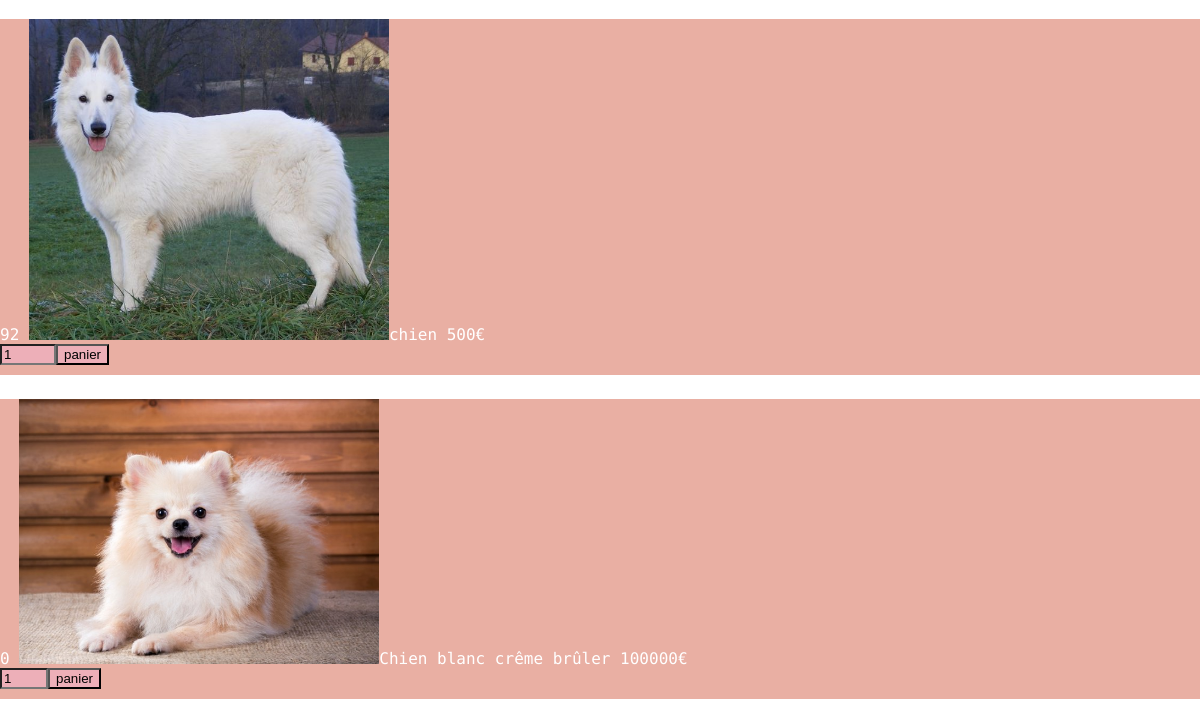
Before: /search.php?recherche=chien with the older database file.
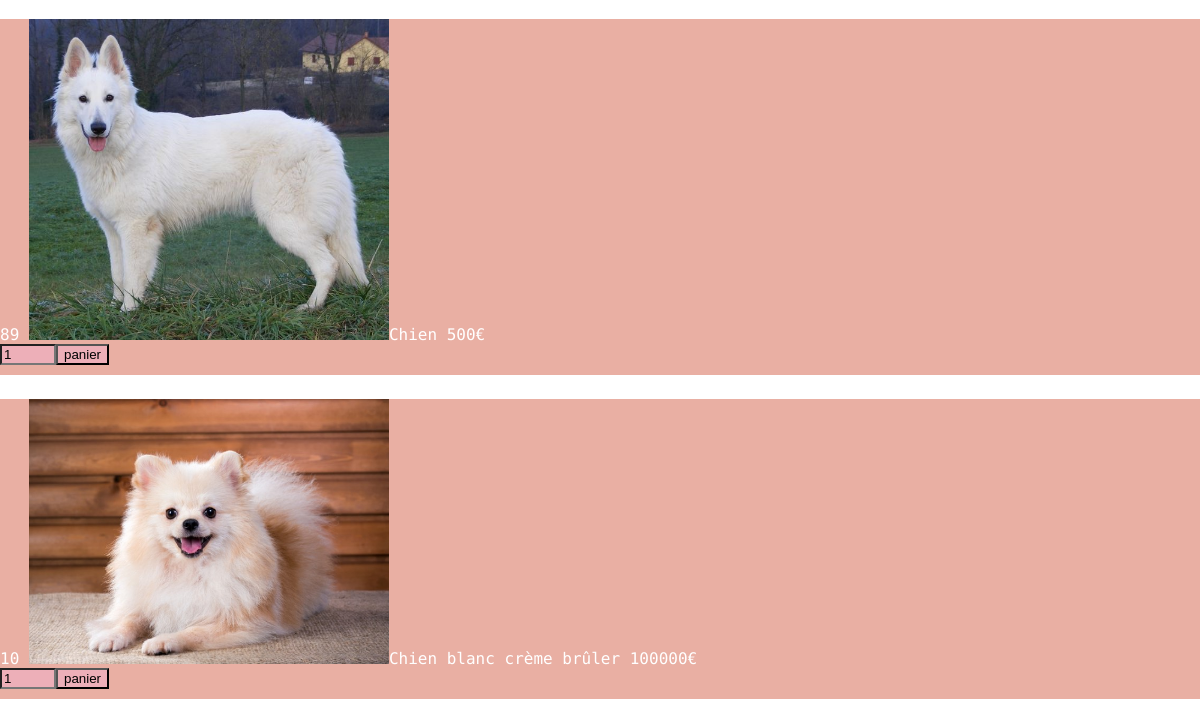
After: the same page with the newer database file.
### tables this page shows
CREATE TABLE IF NOT EXISTS `produit` (
  `IdProduit` int(11) NOT NULL AUTO_INCREMENT,
  `Nom` varchar(255) NOT NULL,
  `Prix` int(11) NOT NULL,
  `QteStock` int(11) NOT NULL,
  `Photo` varchar(255) NOT NULL,
  `Description` text NOT NULL,
  `IdType` int(11) NOT NULL,
  PRIMARY KEY (`IdProduit`)
);

### search.php (the view, shortened to what this page needs)
<!DOCTYPE html>
<html>
<head>
    <link rel="stylesheet" type="text/css" media="screen" href="wegotstyle(Axel).css"/>
</head>
<?php
	$bdd = new PDO('mysql:host=localhost;dbname=felindus;charset=utf8', 'root', '');
	if ( isset($_GET['recherche']) ){
		$recherche=$_GET['recherche'];
		$search= $bdd->query("SELECT * FROM produit WHERE LOWER(Nom) LIKE LOWER('%$recherche%')");
		echo '<div class= "cadre" >';
		while ($objet = $search->fetch()){
			echo('<div class = "Objet">');
			echo($objet['QteStock']);
			echo('<img src="Images/'.$objet['Photo'].'"height=30% width=30%/>');
			echo($objet['Nom']);
			echo('  ');echo($objet['Prix']);echo('€');
			echo('<form form="post">');
				for($i=0;$i<=$objet['QteStock'];$i++)
				{
				}
			echo('<input type="number" min="1" max ="');
			echo($i-1);
			echo('" name="Quantite" value="1">');
			echo('<input type="submit" name="page" value="panier">');
			echo("</form>");
			echo('</div>');
		}
	}
?>

Changed rows visible on the page:
changed produit: QteStock "92" → "89"; Nom "chien" → "Chien"
changed produit: QteStock "0" → "10"; Nom "Chien blanc crême brûler" → "Chien blanc crème brûler"
